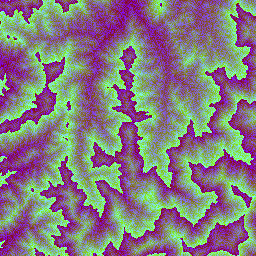
#> input picture appalachian-eagle/references/dem12/terrain-12-1110-1610.png, 256 x 256 px; its folder holds only this picture in this run
$ python extract_dem12.py
#> lines starting #> are read from the running program, lines starting #| are printed output that depends on the picture
"""Extract the documented 24km Mt Mitchell crop from local zoom-12 Terrarium tiles."""
from pathlib import Path
from PIL import Image
import struct, base64
root=Path(__file__).parent/'dem12'; out=Path(__file__).parent
m=Image.new('RGB',(1024,1024))
#> m: PIL image 1024x1024 RGB; every value is 0
for x in range(1110,1114):
 for y in range(1610,1614):m.paste(Image.open(root/f'terrain-12-{x}-{y}.png').convert('RGB'),((x-1110)*256,(y-1610)*256))
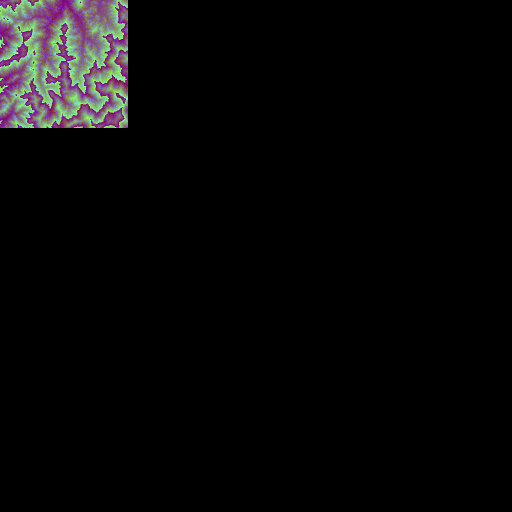
#> m: PIL image 1024x1024 RGB (shown at 1/2 size); mean R, G, B 8.2, 7.7, 8
#> (the run stopped early here; a loop or call above may not have finished)
